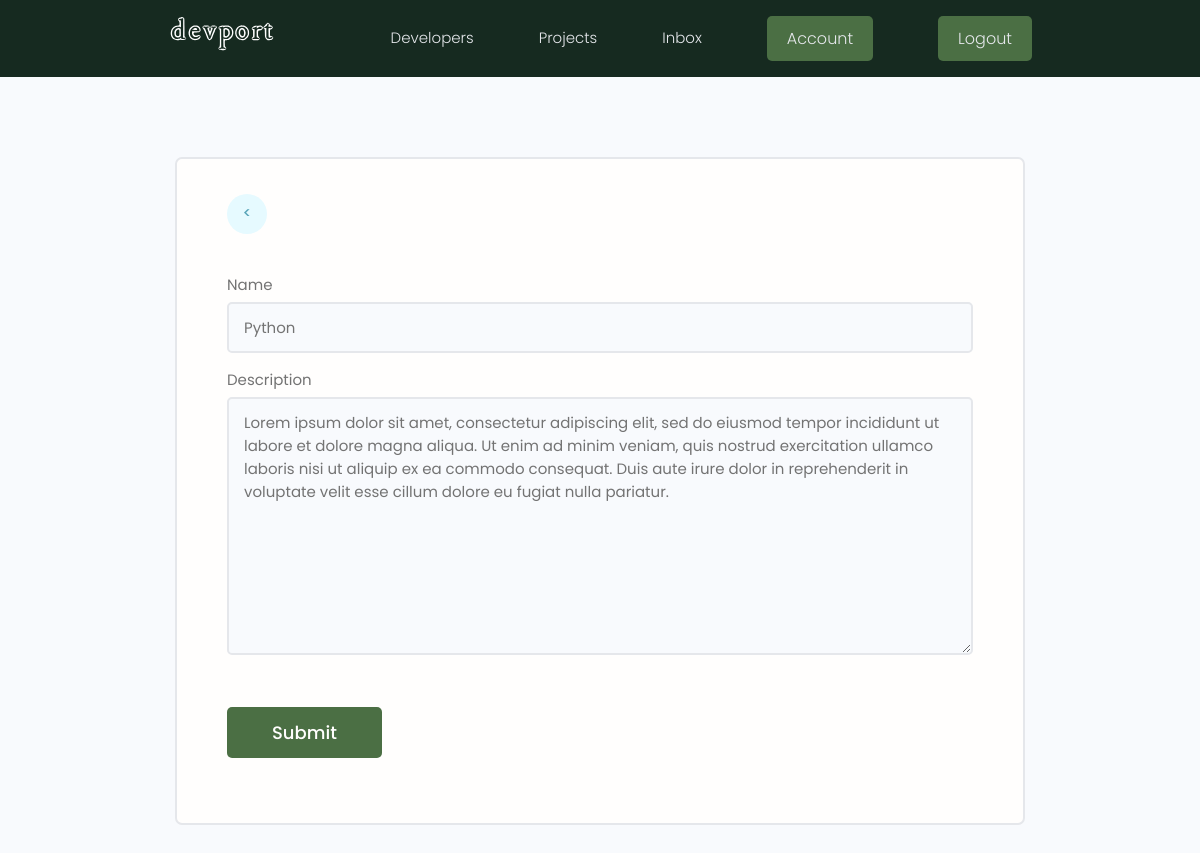
The app's page /update-skill/1ad32e41-d89a-480c-82bd-a21294ad445f/ (signed in) with its own data.
### users/models.py (models this page shows, shortened)
class Skill(models.Model):
    owner = models.ForeignKey(Profile, on_delete=models.CASCADE, null=True, blank=True)
    name = models.CharField(max_length=200, blank=True, null=True)
    description = models.TextField(null=True, blank=True)
    created = models.DateTimeField(auto_now_add=True)
    id = models.UUIDField(default = uuid.uuid4, unique = True, primary_key = True, editable = False)

### users/views.py (the view)
# urls.py: path('update-skill/<str:pk>/', views.updateSkill, name="update-skill"),
@login_required(login_url="login")
def updateSkill(request, pk):
    profile = request.user.profile
    skill = profile.skill_set.get(id=pk)
    form = SkillForm(instance=skill)
    if request.method=='POST':
        form = SkillForm(request.POST, instance=skill)
        if form.is_valid():
            form.save()
            messages.success(request,'Skill was updated!')
            return redirect('account')
    context = {'form':form}
    return render(request, 'users/skill_form.html', context)

### users/forms.py
class SkillForm(ModelForm):
    class Meta:
        model = Skill
        fields = '__all__'
        exclude = ['owner']
    def __init__(self, *args, **kwargs):
        super(SkillForm, self).__init__(*args, **kwargs)
        for name, field in self.fields.items():
            field.widget.attrs.update({'class':'input'})

### users/templates/users/skill_form.html (shortened to what this page needs)
{% extends 'main.html' %}
{% block content %}
    <main class="formPage my-xl">
        <div class="content-box">
            <div class="formWrapper">
                <a class="backButton" href="{% url 'account' %}" i class="im im-angle-left"><</i></a>
                <br>
                <form class="form" method="POST" action="">
                    {% for field in form %}
                    <div class="form__field">
                        <label for="formInput#text">{{field.label}}</label>
                        {{field}}
                    </div>
                    {% endfor %}
                    <input class="btn btn--sub btn--lg  my-md" type="submit" value="Submit" />
                </form>
            </div>
        </div>
    </main>
{% endblock %}

### static/styles/app.css (style rules this page uses)
:root { --color-sub: #162a20; --color-sub-light :#4B6F44; }
.btn--sub { background-color: var(--color-sub-light); }
.content-box { width: 95%; max-width: 85rem; margin: 0 auto; }
.backButton { background: var(--color-main-light); color: var(--color-main); width: 4rem; height: 4rem; display: flex; align-items: center; justify-content: center; border-radius: 50%; }
.formPage .formWrapper { list-style: none; background: var(--color-white); padding: 3.5rem 5rem; border: 2px solid var(--color-light); border-radius: 0.7rem; }

### static/uikit/styles/modules/_variables.css (style rules this page uses)
:root { --color-main: #5aa5b9; --color-main-light: #e6faff; --color-sub: #3f4156; --color-sub-light: #51546e; --color-sub-lighter: #ededfd; --color-text: #737373; --color-gray: #8b8b8b; --color-light: #e5e7eb; --color-light-gray: #767676; --color-bg: #f8fafd; --color-white: #fffefd; --color-white-light: #f3f3f3; --color-success: #359e64; --color-success-bg: #def8e8; --color-error: #fc4b0b; --color-error-bg: #fff2ee; --font-base: 'Poppins', arial, helvetica, 'Segoe UI', roboto, ubuntu, sans-serif; --font-monospace: 'Fira Code', 'Courier New', courier, monospace; --font-regular: 300; --font-medium: 500; --font-bold: 700; --generic-shadow: 1px 1px 5px #00000010; --generic-transition: all 0.3s ease-in-out; }

### static/uikit/styles/modules/_base.css (style rules this page uses)
* { margin: 0; padding: 0; box-sizing: border-box; text-rendering: optimizeLegibility; color: inherit; font-size: inherit; }
html { font-size: 50%; }
@media only screen and (min-width: 480px) { html { font-size: 56.25%; } }
@media only screen and (min-width: 1200px) { html { font-size: 62.5%; } }
body { line-height: 1.6; font-weight: 400; font-size: 1.5rem; color: var(--color-text); background-color: var(--color-bg); min-height: 100vh; }

### static/uikit/styles/modules/_typography.css (style rules this page uses)
* { font-family: var(--font-base); }
a { padding-bottom: 2px; text-decoration: none; display: inline-block; color: var(--color-main); font-weight: var(--font-medium); }

### static/uikit/styles/modules/_utilities.css (style rules this page uses)
.my-md { margin: 3rem auto; }
.my-xl { margin: 8rem auto; }

### static/uikit/styles/modules/_button.css (style rules this page uses)
.btn { display: inline-block; position: relative; cursor: pointer; background-color: var(--color-light); font-weight: var(--font-medium); color: var(--color-sub); text-decoration: none; padding: 1rem 2rem; border-radius: 0.5rem; border: none; width: -webkit-fit-content; width: -moz-fit-content; width: fit-content; height: -webkit-fit-content; height: -moz-fit-content; height: fit-content; font-size: 1.6rem; outline-width: 0; outline-color: transparent; -webkit-backface-visibility: hidden; backface-visibility: hidden; transition: all 0.3s ease-in-out; }
.btn--sub { background-color: var(--color-sub); color: var(--color-white); }
.btn--lg { font-size: 1.8rem; padding: 1.2rem 4.5rem; }

### static/uikit/styles/modules/_form.css (style rules this page uses)
.form { display: block; }
.form__field { margin-top: 1.5rem; margin-bottom: 1.5rem; }
.form__label, .form__field > label { display: block; margin-bottom: 0.5rem; color: var(--color-text); }
input.input[type='text'], input.input[type='email'], input.input[type='password'], input.input[type='number'], textarea.input { min-width: 24rem; width: 100%; padding: 1.2rem 1.5rem; border-radius: 0.5rem; border: 2px solid var(--color-light); transition: all 0.3s ease-in-out; background-color: var(--color-bg); }

### records on screen
Skill: form "Python" "Lorem ipsum dolor sit amet, consectetur adipiscing elit, sed do eiusmod tempor incididunt ut labore et dolore magna aliqua. Ut enim ad minim veniam, quis nostrud exercitation ullamco laboris nisi ut aliquip ex ea commodo consequat. Duis aute irure dolor in reprehenderit in voluptate velit esse cillum dolore eu fugiat nulla pariatur."

### other values on screen
{{ field.label }} "Name" "Description"
